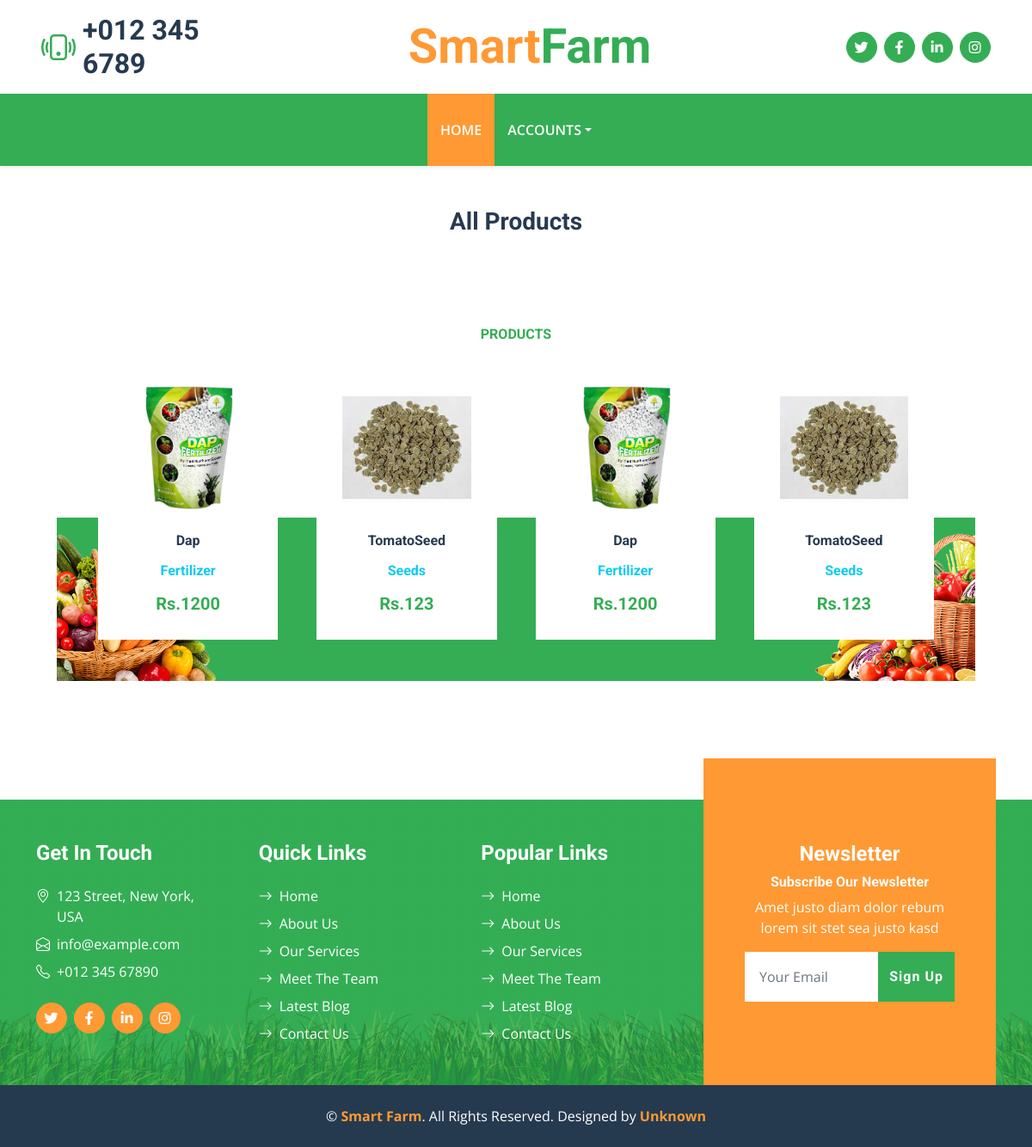
The page /farmer/FarmProducts on the database its author committed.
### Expert/models.py (models this page shows)
class FarmerProducts(models.Model):
    options = (
        ("Fertilizer","Fertilizers"),
        ("Seeds","Seeds"),
        ("Accessories","Accessories")
    )
    Product_Name = models.CharField(max_length=255)
    Product_Category = models.CharField(max_length=255,choices=options)
    Product_price = models.IntegerField()
    Product_image = models.FileField(upload_to="farmer_product")
    Product_stock = models.IntegerField()
    user = models.ForeignKey(User,on_delete=models.CASCADE,null=True,blank=True)
    status = models.BooleanField(default=True)

### farmer/views.py (the view)
# urls.py: path("FarmProducts",views.FarmProducts,name="FarmProducts"),
def FarmProducts(request):
    products = FarmerProducts.objects.all()
    context = {
        "products":products
    }
    return render(request,'farmer/productforfarm.html',context)

### templates/farmer/productforfarm.html (shortened to what this page needs)
{% extends "farmerhome.html" %}
{% load static %}
{% block content %}
<div class="container mt-5">
    <h3 style="text-align:center">All Products</h3>
    <br><br>
    <div class="container-fluid py-5">
        <div class="container">
            <div class="mx-auto text-center mb-5" style="max-width: 500px;">
                <h6 class="text-primary text-uppercase">Products</h6>
            </div>
            <div class="owl-carousel product-carousel px-5">
                {% for prod in products  %}
                <div class="pb-5">
                    <div class="product-item position-relative bg-white d-flex flex-column text-center">
                        <img class="img-fluid mb-4" src="{{prod.Product_image.url}}" height="200px" alt="">
                        <h6 class="mb-3">{{prod.Product_Name}}</h6>
                        <h6 class="mb-3 text-info" >{{prod.Product_Category}}</h6>
                        <h5 class="text-primary mb-0">Rs.{{prod.Product_price}}</h5>
                    </div>
                </div>
                {% endfor %}
            </div>
        </div>
    </div>
    </div>
{% endblock %}

### static/css/style.css (style rules this page uses)
:root { --primary: #34AD54; --secondary: #FF9933; --light: #F6FFF2; --dark: #263A4F; }
.product-item { padding: 0 30px 30px 30px; }
.product-item h5 { transition: .5s; }
.product-carousel::after { position: absolute; content: ""; width: 100%; height: 55%; bottom: 0; left: 0; background: url(../img/bg-product-1.png) left bottom no-repeat, url(../img/bg-product-2.png) right bottom no-repeat; background-size: contain; background-color: var(--primary); z-index: -1; }

### rows shown on the page
FarmerProducts: Product_image (picture), Product_Name "Dap", Product_Category "Fertilizer", Product_price "1200"
FarmerProducts: Product_image (picture), Product_Name "TomatoSeed", Product_Category "Seeds", Product_price "123"
